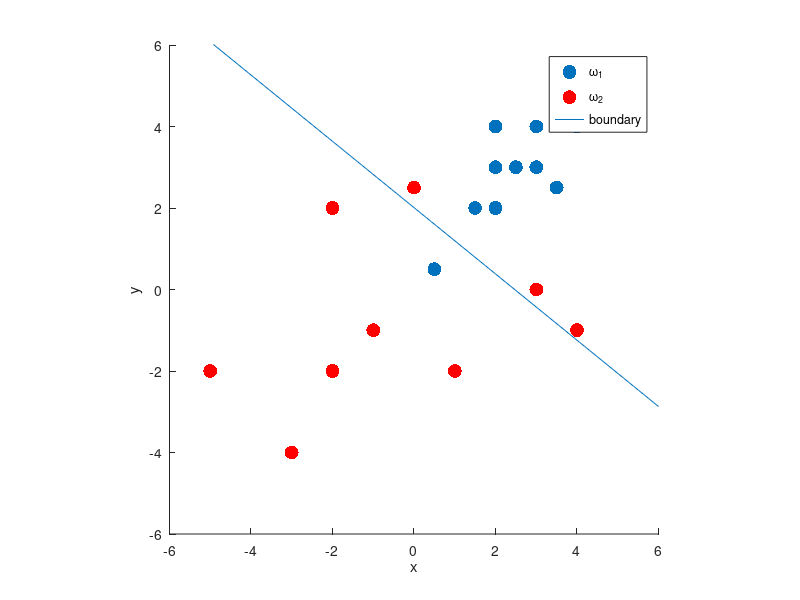
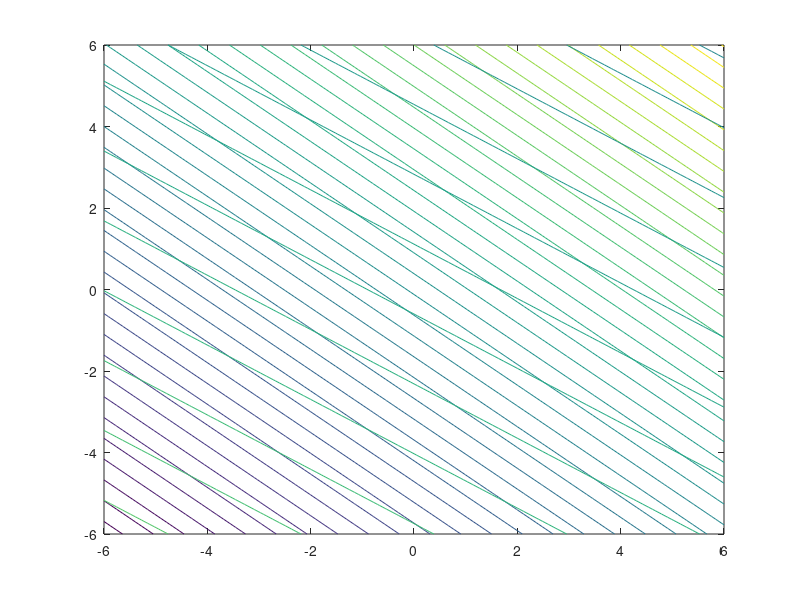

Recreate these plots in MATLAB, in order.
% assignment 4
%% input

w1 = [2, 3;
    2, 2;
    2, 4;
    3, 3;
    3, 4;
    2.5, 3;
    1.5, 2;
    3.5, 2.5;
    4, 4;
    0.5, 0.5];

w2 = [0, 2.5;
    -2, 2;
    -1, -1;
    1, -2;
    3, 0;
    -2, -2;
    -3, -4;
    -5, -2;
    4, -1;];

%% scatter plot
figure;
plotRange = [-6 6 -6 6];
scatter(w1(:,1),w1(:,2),100,'b^','filled');
hold on;
scatter(w2(:,1),w2(:,2),100,'r','filled');
hold off;
axis(plotRange);
axis equal;
legend('\omega_1','\omega_2');
xlabel('x');
ylabel('y');

%% recognition functions
m1 = mean(w1);
m2 = mean(w2);

N = 100;
x = linspace(plotRange(1),plotRange(2),N);
y = linspace(plotRange(3),plotRange(4),N);
[X,Y] = meshgrid(x,y);

figure;
levels = linspace(-40,30,50);   % contour levels
% category 1
F1 = m1(1) * X + m1(2) * Y - sum(m1.^2)/2;
contour(X,Y,F1,levels);
% category 2
F2 = m2(1) * X + m2(2) * Y - sum(m2.^2)/2;
hold on;
contour(X,Y,F2,levels);
hold off;

%% recognition boundary
boundary = ((m2(1)-m1(1))*x + (sum(m1.^2)+sum(m2.^2))/2)/(m1(2)-m2(2));
figure(1);
hold on;
plot(x,boundary);
legend('\omega_1','\omega_2','boundary');